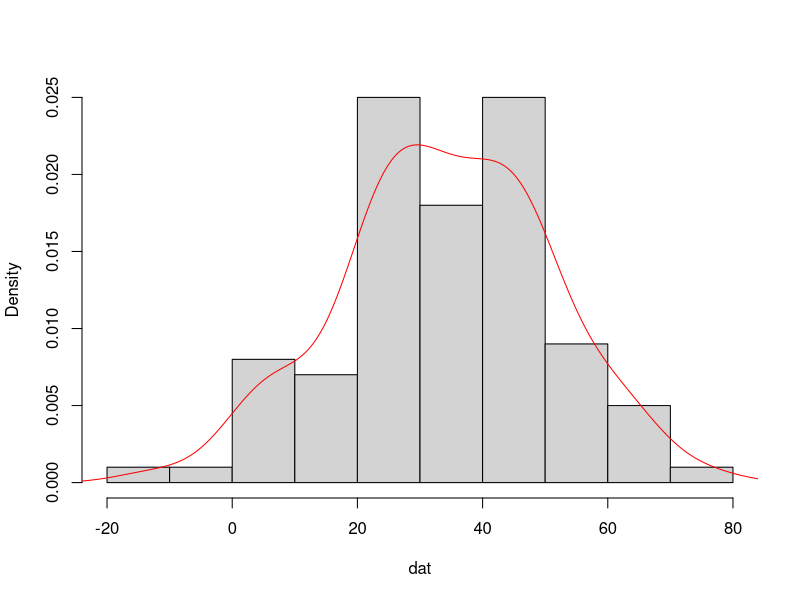
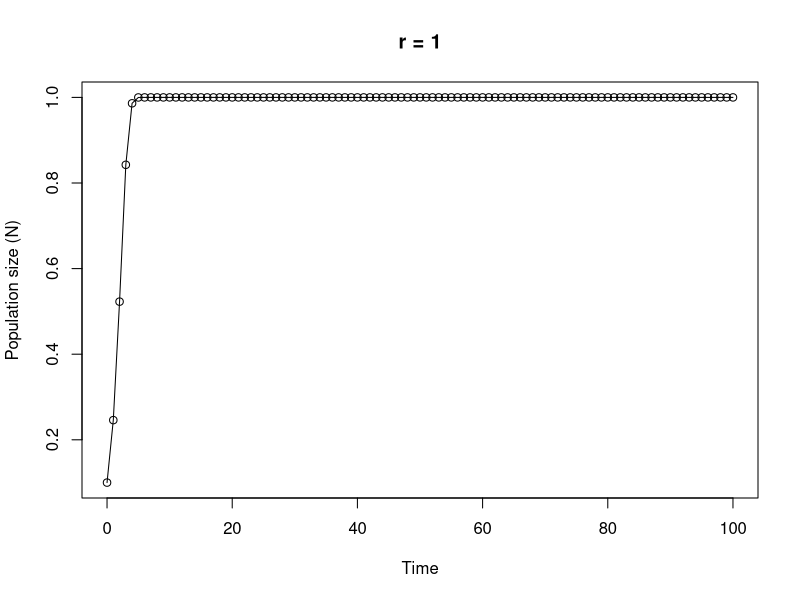

Reproduce these figures in R, in order.
## ----Q1, echo=SOLUTIONS-----------------------------------------------------------------------

# area of a circle
# the equation to calculate the area of a circle is pi * radius^2

circle.area <- function(d){ 
	pi * (d/2)^2
}

# to use your new function

circle.area(10)
# [1] 78.53982

# to test on a vector of diameters
# first create a vector with diameters ranging from 0 to 50 in steps of 10

cir.diam <- seq(from = 0, to = 50, by = 10)

# test your function

circle.area(cir.diam)
# [1]    0.00000   78.53982  314.15927  706.85835 1256.63706 1963.49541


## ----Q2, echo=SOLUTIONS, tidy = TRUE----------------------------------------------------------

far.cent <- function(a){
	val <- (a-32)*5/9
	print(paste("Fahrenheit: ", round(a, digits = 3), "oF",sep = " "), quote = FALSE)# round 3dp
	print(paste("Centigrade: ", round(val, digits = 3), "oC", sep = " "), quote = FALSE)# round 3dp
}

# alternative Fahrenheit to centigrade using cat function

far.cent2 <- function(a){
	val <- (a - 32) * 5/9	#calculation
	cat("Fahrenheit: ", round(a, digits = 3), "oF", "\n")   # use cat function
	cat("Centigrade: ", round(val, digits = 3), "oC", "\n")   
}


## ----Q3, echo=SOLUTIONS-----------------------------------------------------------------------

# Create a vector of normally distributed data
# length 100, mean 35 and standard deviation of 29

vals <- rnorm(100, 35, 15)	# create some norm dist data mean 35, sd = 15

summary.fun <- function(dat){
	mymean <- round(mean(dat), digits = 4)      	# calc mean
	mymedian <- round(median(dat), digits = 4)    # calc median
	mymin <- round(min(dat), digits = 4)          # calc min
	mymax <- round(max(dat), digits = 4)          # calc max
	print(paste("mean:", mymean, sep = " "), quote = FALSE)     # print mean
	print(paste("median:", mymedian, sep = " "), quote = FALSE)     # print median
	print(paste("range:", "from:", mymin, "to", mymax, sep = " "), quote = FALSE) 
	dens <- density(dat)                          # estimate density curve
	hist(dat, main = "",type = "l",freq = FALSE)  # plot histogram
	lines(dens, lty = 1, col = "red")             # plot density curve
}

# use the function
summary.fun(vals)


## ----Q4, echo=SOLUTIONS-----------------------------------------------------------------------

# calculate a median

ourmedian <- function(x){
	n <- length(x)
	if (n %% 2 == 1)      # odd numbers
	  sort(x)[(n + 1)/2]  # find the middle number by adding 1 to length and div 2
	else {                # even numbers
	  middletwo <- sort(x)[(n/2) + 0:1]   #find the two middle numbers
	  mean(middletwo)
	  }
}

# use the function
mydat <- sample(1:50, size = 10, replace = TRUE )

# our function
ourmedian(mydat)

# R median function
median(mydat)


## ----Q5, echo=SOLUTIONS, tidy = TRUE----------------------------------------------------------

# function to simulate Ricker model

Ricker.model <- function(nzero, r, time, K=1){     # sets initial parameters
  N <- numeric(time + 1)    # creates a real vector of length time+1 to store values of Nt+1
  N[1] <- nzero             # sets initial population size in first element of N
  for (i in 1:time) {				# loops over time
      N[i+1] <- N[i]*exp(r*(1 - N[i]/K))    
  }
  Time <- 0:time   					 # creates vector for x axis
  plot(Time, N, type = "o", xlim = c(0, time), xlab = "Time", ylab = "Population size (N)", main = paste("r =", r, sep=" "))   # plots     output
}

# To run
# play around with the different parameters, especially r
Ricker.model(nzero=0.1,r=1,time=100)
